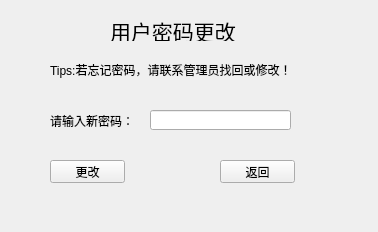
<?xml version="1.0" encoding="UTF-8"?>
<ui version="4.0">
 <class>stu_changepass</class>
 <widget class="QWidget" name="stu_changepass">
  <property name="geometry">
   <rect>
    <x>0</x>
    <y>0</y>
    <width>378</width>
    <height>232</height>
   </rect>
  </property>
  <property name="windowTitle">
   <string>Form</string>
  </property>
  <widget class="QLabel" name="label">
   <property name="geometry">
    <rect>
     <x>110</x>
     <y>20</y>
     <width>141</width>
     <height>21</height>
    </rect>
   </property>
   <property name="font">
    <font>
     <pointsize>16</pointsize>
    </font>
   </property>
   <property name="text">
    <string>用户密码更改</string>
   </property>
  </widget>
  <widget class="QLabel" name="label_2">
   <property name="geometry">
    <rect>
     <x>50</x>
     <y>60</y>
     <width>251</width>
     <height>20</height>
    </rect>
   </property>
   <property name="text">
    <string>Tips:若忘记密码，请联系管理员找回或修改！</string>
   </property>
  </widget>
  <widget class="QLabel" name="label_3">
   <property name="geometry">
    <rect>
     <x>50</x>
     <y>110</y>
     <width>91</width>
     <height>21</height>
    </rect>
   </property>
   <property name="text">
    <string>请输入新密码：</string>
   </property>
  </widget>
  <widget class="QLineEdit" name="password_lineEdit">
   <property name="geometry">
    <rect>
     <x>150</x>
     <y>110</y>
     <width>141</width>
     <height>20</height>
    </rect>
   </property>
   <property name="font">
    <font>
     <family>Arial</family>
    </font>
   </property>
  </widget>
  <widget class="QPushButton" name="updateButton">
   <property name="geometry">
    <rect>
     <x>50</x>
     <y>160</y>
     <width>75</width>
     <height>23</height>
    </rect>
   </property>
   <property name="text">
    <string>更改</string>
   </property>
  </widget>
  <widget class="QPushButton" name="backButton">
   <property name="geometry">
    <rect>
     <x>220</x>
     <y>160</y>
     <width>75</width>
     <height>23</height>
    </rect>
   </property>
   <property name="text">
    <string>返回</string>
   </property>
  </widget>
 </widget>
 <resources/>
 <connections/>
</ui>
